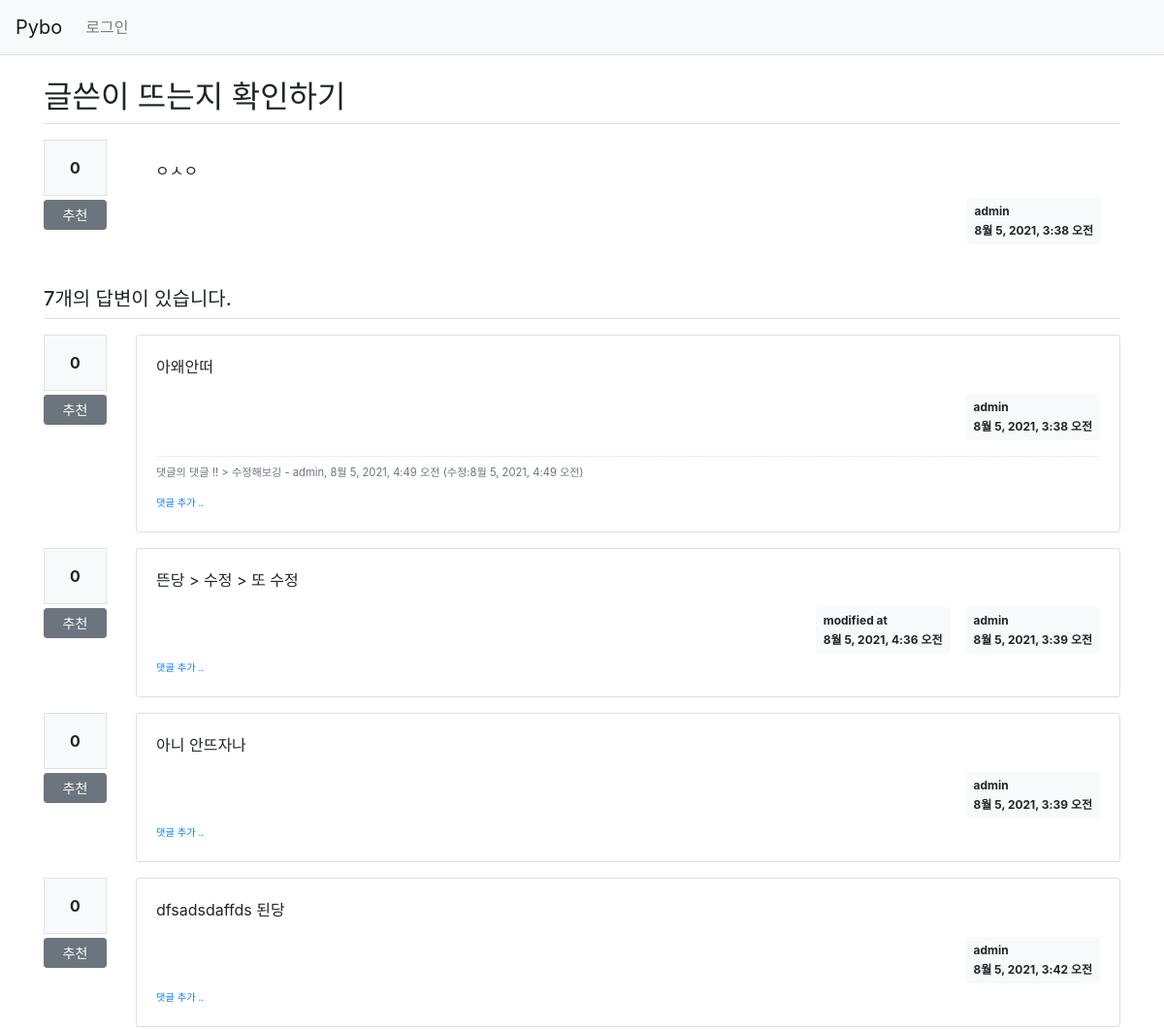
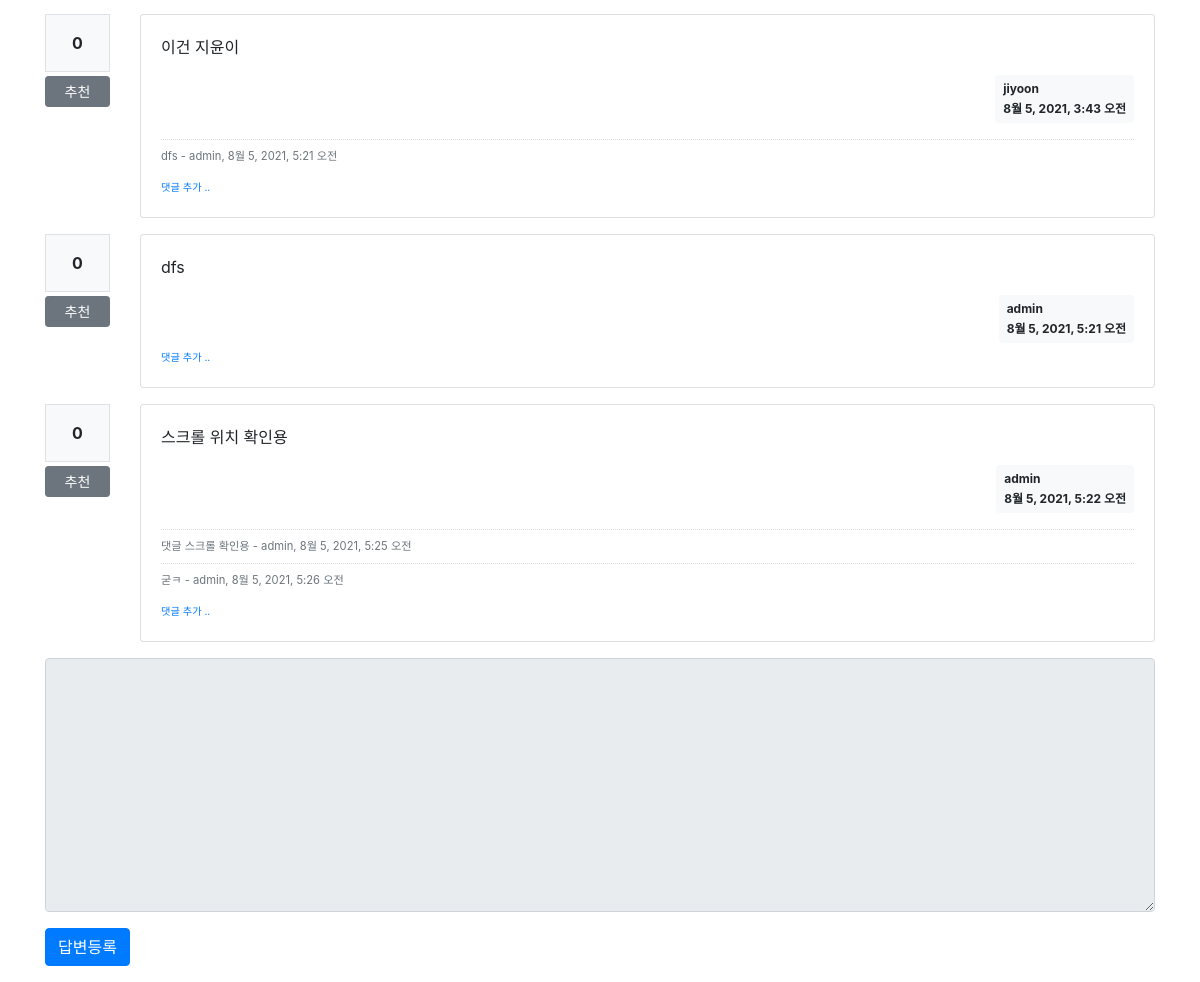
/pybo/304/, run on the app's committed database (2 pictures, top to bottom).
### pybo/models.py (models this page shows, shortened)
class Question(models.Model):
    author = models.ForeignKey(User, on_delete=models.CASCADE, null=True, related_name='author_question')
    subject = models.CharField(max_length=200)
    content = models.TextField()
    create_date = models.DateTimeField()
    modify_date = models.DateTimeField(null=True, blank=True)
    voter = models.ManyToManyField(User, related_name='voter_question')

class Answer(models.Model):
    author = models.ForeignKey(User, on_delete=models.CASCADE, related_name='author_answer')
    question = models.ForeignKey(Question, on_delete=models.CASCADE, null=True)
    content = models.TextField()
    create_date = models.DateTimeField()
    modify_date = models.DateTimeField(null=True, blank=True)
    voter = models.ManyToManyField(User, related_name='voter_answer')

class Comment(models.Model):
    author = models.ForeignKey(User, on_delete=models.CASCADE)
    content = models.TextField()
    create_date = models.DateTimeField()
    modify_date = models.DateTimeField(null=True, blank=True)
    question = models.ForeignKey(Question, null=True, blank=True, on_delete=models.CASCADE)
    answer = models.ForeignKey(Answer, null=True, blank=True, on_delete=models.CASCADE)

### pybo/views/base_views.py (the view)
def detail(request, question_id):
    question = get_object_or_404(Question, pk=question_id)
    context = {'question': question}
    return render(request, 'pybo/question_detail.html', context)

### pybo/templatetags/pybo_filter.py (called while the page is built)
@register.filter()
def mark(value):
    extensions = ["nl2br", "fenced_code"]
    return mark_safe(markdown.markdown(value, extensions=extensions))

### templates/pybo/question_detail.html (shortened to what this page needs)
{% extends 'base.html' %}
{% load pybo_filter %}
{% block content %}
<div class="container my-3">
    <h2 class="border-bottom py-2">{{ question.subject }}</h2>
    <div class="row my-3">
        <div class="col-1">
            <div class="bg-light text-center p-3 border font-weight-bolder mb-1">{{question.voter.count}}</div>
            <a href="#" data-uri="{% url 'pybo:vote_question' question.id  %}"
               class="recommend btn btn-sm btn-secondary btn-block my-1">추천</a>
        </div>
        <div class="col-11">
            <div class="card-">
                <div class="card-body">
                    <div class="card-text">{{ question.content|mark }}</div>
                    <div class="d-flex justify-content-end">
                        <div class="badge badge-light p-2 text-left">
                            <div class="mb-2">{{ question.author.username }}</div>
                            <div>{{ question.create_date }}</div>
                        </div>
                    </div>
                </div>
            </div>
        </div>
    </div>
    <h5 class="border-bottom my-3 py-2">{{question.answer_set.count}}개의 답변이 있습니다.</h5>
    {% for answer in question.answer_set.all %}
    <div class="row my-3">
        <div class="col-1">
            <div class="bg-light text-center p-3 border font-weight-bolder mb-1">{{answer.voter.count}}</div>
            <a href="#" data-uri="{% url 'pybo:vote_answer' answer.id  %}"
                class="recommend btn btn-sm btn-secondary btn-block my-1">추천</a>
        </div>
        <div class="col-11">
            <div class="card">
                <div class="card-body">
                    <div class="card-text">{{ answer.content|mark }}</div>
                    <div class="d-flex justify-content-end">
                        {% if answer.modify_date %}
                        <div class="badge badge-light p-2 text-left mx-3">
                            <div class="mb-2">modified at</div>
                            <div>{{ answer.modify_date }}</div>
                        </div>
                        {% endif %}
                        <div class="badge badge-light p-2 text-left">
                            <div class="mb-2">{{ answer.author.username }}</div>
                            <div>{{ answer.create_date }}</div>
                        </div>
                    </div>
                    {% if answer.comment_set.count > 0 %}
                    <div class="mt-3">
                    {% for comment in answer.comment_set.all %}
                        <div class="comment py-2 text-muted">
                            <span style="white-space: pre-line;">{{ comment.content }}</span>
                            <span>
                                - {{ comment.author }}, {{ comment.create_date }}
                                {% if comment.modify_date %}
                                (수정:{{ comment.modify_date }})
                                {% endif %}
                            </span>
                        </div>
                    {% endfor %}
                    </div>
                    {% endif %}
                    <div>
                        <a href="{% url 'pybo:comment_create_answer' answer.id  %}"
                           class="small"><small>댓글 추가 ..</small></a>
                    </div>
                </div>
            </div>
        </div>
    </div>
    {% endfor %}
    <form action="{% url 'pybo:answer_create' question.id %}" method="post" class="my-3">
        <div class="form-group">
            <textarea {% if not user.is_authenticated %}disabled{% endif %}
              name="content" id="content" class="form-control" rows="10"></textarea>
        </div>
        <input type="submit" value="답변등록" class="btn btn-primary">
    </form>
</div>
{% endblock %}

### static/style.css (style rules this page uses)
.comment { border-top:dotted 1px #ddd; font-size:0.7em; }

### data on the page
Question: subject "글쓴이 뜨는지 확인하기", voter.count "0", content|mark "ㅇㅅㅇ", author.username "admin", create_date "8월 5, 2021, 3:38 오전", answer_set.count "7"
Answer: voter.count "0", content|mark "아왜안떠", author.username "admin", create_date "8월 5, 2021, 3:38 오전"
Comment: content "댓글의 댓글 !! > 수정해보깅", author "admin", create_date "8월 5, 2021, 4:49 오전", modify_date "8월 5, 2021, 4:49 오전"
Answer: voter.count "0", content|mark "뜬당 > 수정 > 또 수정", modify_date "8월 5, 2021, 4:36 오전", author.username "admin", create_date "8월 5, 2021, 3:39 오전"
Answer: voter.count "0", content|mark "아니 안뜨자나", author.username "admin", create_date "8월 5, 2021, 3:39 오전"
Answer: voter.count "0", content|mark "dfsadsdaffds 된당", author.username "admin", create_date "8월 5, 2021, 3:42 오전"
Answer: voter.count "0", content|mark "이건 지윤이", author.username "jiyoon", create_date "8월 5, 2021, 3:43 오전"
Comment: content "dfs", author "admin", create_date "8월 5, 2021, 5:21 오전"
Answer: voter.count "0", content|mark "dfs", author.username "admin", create_date "8월 5, 2021, 5:21 오전"
Answer: voter.count "0", content|mark "스크롤 위치 확인용", author.username "admin", create_date "8월 5, 2021, 5:22 오전"
Comment: content "댓글 스크롤 확인용", author "admin", create_date "8월 5, 2021, 5:25 오전"
Comment: content "굳ㅋ", author "admin", create_date "8월 5, 2021, 5:26 오전"
